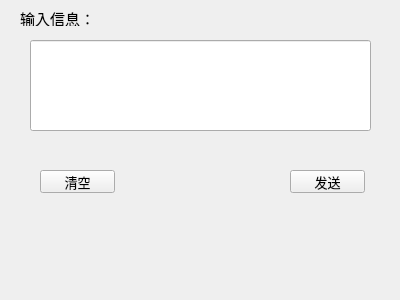
<?xml version="1.0" encoding="UTF-8"?>
<ui version="4.0">
 <class>chart</class>
 <widget class="QWidget" name="chart">
  <property name="geometry">
   <rect>
    <x>0</x>
    <y>0</y>
    <width>400</width>
    <height>300</height>
   </rect>
  </property>
  <property name="windowTitle">
   <string>Form</string>
  </property>
  <widget class="QLabel" name="label">
   <property name="geometry">
    <rect>
     <x>20</x>
     <y>10</y>
     <width>71</width>
     <height>16</height>
    </rect>
   </property>
   <property name="font">
    <font>
     <family>微软雅黑</family>
     <pointsize>11</pointsize>
    </font>
   </property>
   <property name="text">
    <string>输入信息：</string>
   </property>
  </widget>
  <widget class="QLineEdit" name="lineEdit">
   <property name="geometry">
    <rect>
     <x>30</x>
     <y>40</y>
     <width>341</width>
     <height>91</height>
    </rect>
   </property>
  </widget>
  <widget class="QPushButton" name="clearButton">
   <property name="geometry">
    <rect>
     <x>40</x>
     <y>170</y>
     <width>75</width>
     <height>23</height>
    </rect>
   </property>
   <property name="font">
    <font>
     <family>微软雅黑</family>
     <pointsize>10</pointsize>
    </font>
   </property>
   <property name="text">
    <string>清空</string>
   </property>
  </widget>
  <widget class="QPushButton" name="sendButton">
   <property name="geometry">
    <rect>
     <x>290</x>
     <y>170</y>
     <width>75</width>
     <height>23</height>
    </rect>
   </property>
   <property name="font">
    <font>
     <family>微软雅黑</family>
     <pointsize>10</pointsize>
    </font>
   </property>
   <property name="text">
    <string>发送</string>
   </property>
  </widget>
 </widget>
 <resources/>
 <connections/>
</ui>
